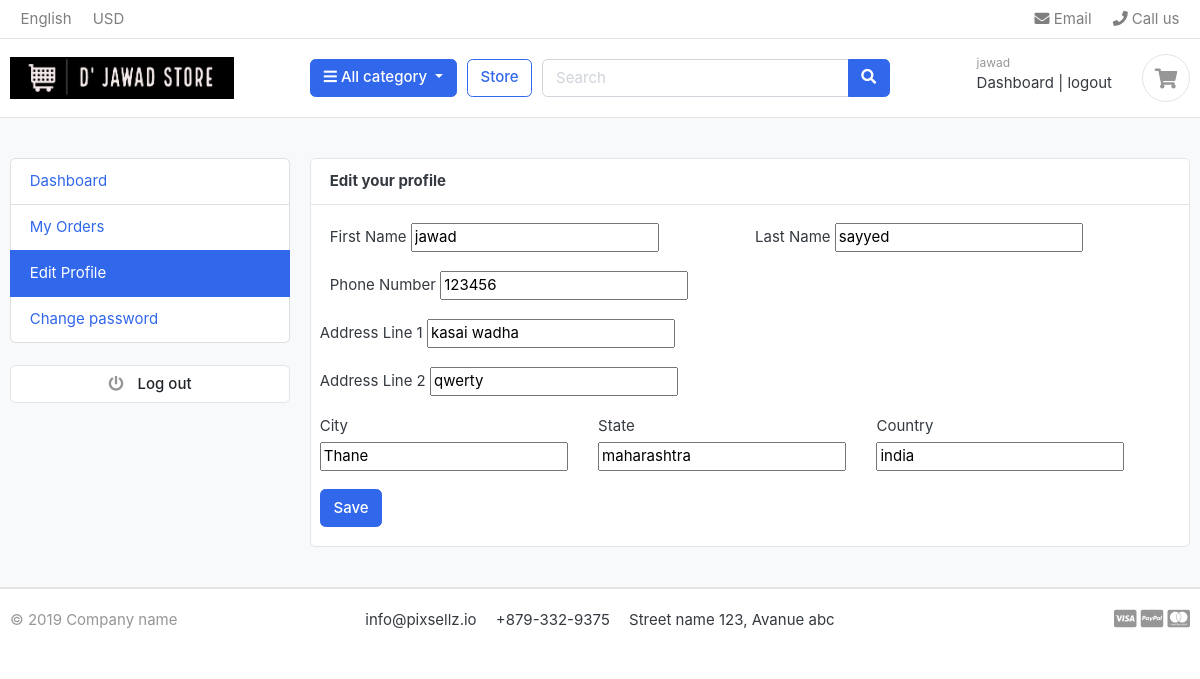
Screenshot of /accounts/edit_profile/ (signed in) with the database file from the repository.
### accounts/models.py (models this page shows, shortened)
class Account(AbstractBaseUser):
    first_name=models.CharField(max_length=100)
    last_name=models.CharField(max_length=100)
    username=models.CharField(max_length=100,unique=True)
    email=models.EmailField(max_length=100,unique=True)
    phone_number=models.CharField(max_length=20)
    date_joined=models.DateTimeField(auto_now_add=True)
    last_login=models.DateTimeField(auto_now_add=True)
    is_admin=models.BooleanField(default=False)
    is_staff=models.BooleanField(default=False)
    is_active=models.BooleanField(default=False)
    is_superadmin=models.BooleanField(default=False)
    USERNAME_FIELD='email'
    REQUIRED_FIELDS=['username','first_name','last_name']
    objects=MyAccountManager()

class UserProfile(models.Model):
    user=models.OneToOneField(Account,on_delete=models.CASCADE)
    address_line_1=models.CharField(max_length=255,blank=True)
    address_line_2=models.CharField(max_length=255,blank=True)
    city=models.CharField(max_length=50,blank=True)
    state=models.CharField(max_length=50,blank=True)
    country=models.CharField(max_length=255,blank=True)

### accounts/views.py (the view)
# urls.py: path('edit_profile/',views.edit_profile,name='edit_profile'),
@login_required(login_url="login")
def edit_profile(request):
    userprofile=get_object_or_404(UserProfile,user=request.user)
    if request.method=="POST":#jab user form ko edit karega
        user_form=UserForm(request.POST,instance=request.user)
        profile_form=UserProfileForm(request.POST,instance=userprofile)
        if user_form.is_valid() and profile_form.is_valid():
            user_form.save()
            profile_form.save()
            messages.success(request,"Your Profile has been updated")
            return redirect('edit_profile')
    else:#sirf user ka data laakar rakh dega
        user_form=UserForm(instance=request.user)
        print(user_form)
        profile_form=UserProfileForm(instance=userprofile)
        print(profile_form)
    context={
        'user_form':user_form,
        'profile_form':profile_form,
        'userprofile':userprofile
    }
    return render(request,'accounts/edit_profile.html',context)

### accounts/forms.py
class UserForm(forms.ModelForm):
    class Meta:
        model=Account
        fields=['first_name','last_name','phone_number']

class UserProfileForm(forms.ModelForm):
    class Meta:
        model=UserProfile
        fields=['address_line_1','address_line_2','city','state','country',]

### carts/context_processors.py (called while the page is built)
def counter(request):
    if 'carts/carts' in request.path:
        try:
            cart_count=0
            if request.user.is_authenticated:
                  cart_items=CartItem.objects.filter(user=request.user,is_active=True)
            else:
                cart=Cart.objects.get(cart_id=_cart_id(request))
                cart_items=CartItem.objects.filter(cart=cart,is_active=True)
            for cart_item in cart_items:
                cart_count=cart_count+cart_item.quantity
            return dict(cart_count=cart_count)
        except Cart.DoesNotExist:
            cart_count=0
    else:
        return {}

### category/context_processors.py (called while the page is built)
def menu_links(request):
    links=Category.objects.all()
    return dict(multiple_links=links)

### category/models.py (called while the page is built)
    def get_url(self):
        return reverse('product_by_category',args=[self.slug])

### templates/accounts/edit_profile.html (shortened to what this page needs)
{% extends 'base.html' %}
{% block content %}
<section class="section-conten padding-y bg">
<div class="container">
	<div class="row">
        <aside class="col-md-3">
            {% include 'includes/dashboard_sidebar.html' %}
            </aside>
	<main class="col-md-9">
		<article class="card">
		<header class="card-header">
			<strong class="d-inline-block mr-3">Edit your profile</strong>
		</header>
		<div class="card-body">
			<div class="row">
			<div class="col-md-12">
				<form action="{% url 'edit_profile' %}" method="POST" enctype="multipart/form-data">
					<div class="form-row">
						<div class="form-group col-md-6">
							<label>First Name</label>
							{{user_form.first_name}}
						</div>
						<div class="form-group col-md-6">
							<label>Last Name</label>
							{{user_form.last_name}}
						</div>
					</div>
					<div class="form-row">
						<div class="form-group col-md-6">
							<label>Phone Number</label>
							{{user_form.phone_number}}
						</div>
						</div>
					</div>
					<div class="form-group">
						<label>Address Line 1</label>
						{{profile_form.address_line_1}}
					</div><br<>
					<div class="form-group">
						<label>Address Line 2</label>
						{{profile_form.address_line_2}}
					</div>
					<div class="form-row">
						<div class="form-group col-md-4">
							<label>City</label><br>
							{{profile_form.city}}
						</div>
						<div class="form-group col-md-4">
							<label>State</label><br>
							{{profile_form.state}}
						</div>
						<div class="form-group col-md-4">
							<label>Country</label>
							{{profile_form.country}}
						</div>
					</div>
					<input type="submit" value="Save" class="btn btn-primary">
			</div>
			</div>
		</div>
</div>
</section>
{% endblock %}

### templates/includes/header.html (shortened to what this page needs)
{% load static %}
<header class="section-header">
<nav class="navbar p-md-0 navbar-expand-sm navbar-light border-bottom">
<div class="container">
  <div class="collapse navbar-collapse" id="navbarTop4">
    <ul class="navbar-nav mr-auto">
    	<li class="nav-item dropdown">
		 	<a href="#" class="nav-link">   English </a>
		</li>
		<li class="nav-item dropdown">
			<a href="#" class="nav-link"> USD </a>
		</li>
    </ul>
    <ul class="navbar-nav">
		<li><a href="#" class="nav-link"> <i class="fa fa-envelope"></i> Email </a></li>
		<li><a href="#" class="nav-link"> <i class="fa fa-phone"></i> Call us </a></li>
	</ul>
  </div>
</div>
</nav>
<section class="header-main border-bottom">
	<div class="container">
<div class="row align-items-center">
	<div class="col-lg-3 col-md-3 col-6">
		<a href="{% url 'home'%}" class="brand-wrap">
			<img class="logo" src="{% static '/images/logo2.jpeg' %}">
		</a>
	</div>
	<div class="col-lg col-sm col-md col-6 flex-grow-0">
		<div class="category-wrap dropdown d-inline-block float-right">
			<button type="button" class="btn btn-primary dropdown-toggle" data-toggle="dropdown">
				<i class="fa fa-bars"></i> All category
			</button>
		</div>
	</div>
	<a href="{% url 'store' %}" class="btn btn-outline-primary">Store</a>
	<div class="col-lg  col-md-6 col-sm-12 col">
		<form action="{% url 'search' %}" class="search" method="GET">
			<div class="input-group w-100">
			    <input type="text" class="form-control" style="width:60%;" name="keyword" placeholder="Search">
			    <div class="input-group-append">
			      <button class="btn btn-primary" type="submit">
			        <i class="fa fa-search"></i>
			      </button>
			    </div>
		    </div>
		</form>
	</div>
	<div class="col-lg-3 col-sm-6 col-8 order-2 order-lg-3">
				<div class="d-flex justify-content-end mb-3 mb-lg-0">
					<div class="widget-header">
						<small class="title text-muted">{{user.first_name}}</small>
						<div>
						{% if request.user.is_authenticated %}
							<a href="{% url 'dashboard' %}">Dashboard</a> <span class="dark-transp"> | </span>
							<a href="{% url 'logout' %}"> logout</a>
						 {% else %}
						 <a href="{% url 'login' %}">Sign in</a> <span class="dark-transp"> | </span>
						 <a href="{% url 'register' %}"> Register</a>
						 {% endif %}
						</div>
					</div>
					<a href="{% url 'carts' %}" class="widget-header pl-3 ml-3">
						<div class="icon icon-sm rounded-circle border"><i class="fa fa-shopping-cart"></i></div>
					</a>
				</div>
			</div>
</div>
	</div>
</section>
</header>

### static/css/ui.css (style rules this page uses)
html { font-family: "Inter", sans-serif; font-size: 15px; }
.icon-xs, .icon-sm, .icon-md, .icon-lg { display: inline-block; text-align: center; flex-shrink: 0; flex-grow: 0; }
.icon-sm { width: 48px; height: 48px; line-height: 48px !important; font-size: 20px; }
.padding-y { padding-top: 40px; padding-bottom: 40px; }
article:after, .form-group:after { display: block; clear: both; content: ""; }
.bg { background-color: #f8f9fa; }
.header-main { position: relative; padding-top: 1rem; padding-bottom: 1rem; }
.brand-wrap .logo, .navbar-brand .logo { margin-right: 7px; max-height: 42px; display: inline-block; }
.widget-header { display: inline-block; vertical-align: middle; position: relative; }
.widget-header a { color: #343a40; }
.widget-header i { color: #969696; }
.widget-header .title { display: block; }

### rows the page displays
Account: first_name "jawad", last_name "sayyed", phone_number "123456"
UserProfile: address_line_1 "kasai wadha", address_line_2 "qwerty", city "Thane", state "maharashtra", country "india"
